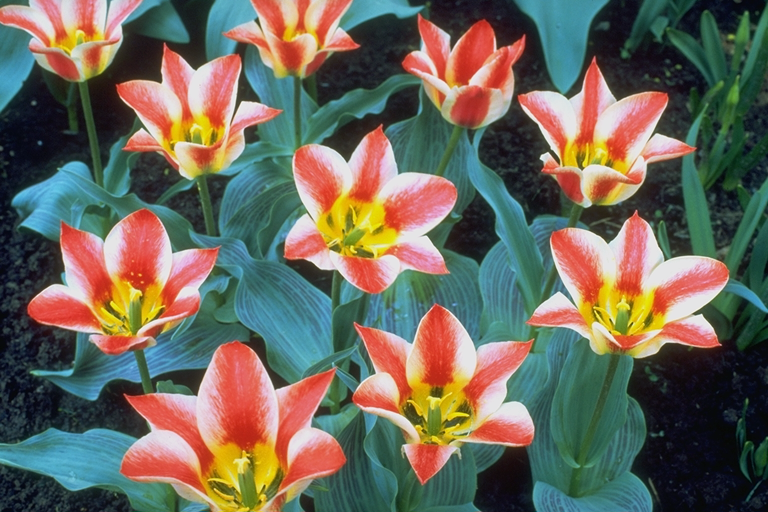
#> input picture lab1/figures/tulips.png, 768 x 512 px
$ jupyter execute --allow-errors Lab1_student_copy-24SP.ipynb
#> lines starting #> are read from the running program, lines starting #| are printed output that depends on the picture
ECE479 LAB 1: Python, NumPy and Data Analytics Basics
====================================

**Report Due: Feb 13, 11:59 PM**

In LAB 1, you will learn the basics of Python programming and the NumPy library by practicing basic image processing operations, including image cropping, Gaussian Filtering, and up/downsampling. In addition, you will have to implement two classical data analytics algorithms with Python and NumPy.

If you do not have Python programming experience before, you can use the below links for a quick tutorial.

Python tutorial: https://docs.python.org/3.9/tutorial/

Python: How to fetch internet resources using urllib:
https://docs.python.org/3/howto/urllib2.html

[cell 1]
import numpy as np
from math import comb
import math
sum = 0
for i in range(1,6):
    sum += comb(105,100+i) * 0.9 ** (100 + i) * 0.1 **(5-i)

1-sum

[cell 2]
e_v = math.e ** (-10.5)
sum = 0
for i in range(1,5):
    sum += e_v * 10.5 ** (i) / (math.factorial(i))

1-sum

## PART I: Python Basics: NumPy

NumPy is a foundational library in python that works with numbers and arrays. We will be using NumPy extensively to work with array computations in the following labs. Before we start, please check if you have successfully installed the Numpy package. NumPy [Tutorial][link_numpy_start] is available for your reference. (All blue words have hyperlinks embedded for your convenience.)

[link_numpy_start]: https://docs.scipy.org/doc/numpy/user/quickstart.html

To install dependencies for lab1, please use "pip install -r requirements.txt", or manually install all packages listed in the "requirement.txt" file.

Once you are ready, please complete the following tasks:
(NOTE: In the following tasks, you are **NOT** allowed to use explicit `for` loops. Each task should only require very few lines of code.)

  * **Step 1**: Generate a 2-D all-zero NumPy array **A**, with the size of 9 x 6 (row x column). Print the type and shape of **A**.
  Hint: `type(A)`returns the type of an object `A`.
  * **Step 2**: Create a block-I shape by replacing certain elements from 0 to 1 in array **A**.
  * **Step 3**: Generate a 2-D array **B** by filling zero-vector at the top and bottom of the array **A**.


  * **Step 4**: Generate a 2-D array **C**, with numbers 1, 2, 3, ..., 65, 66 filled in row by row, starting from the top-left corner of the array. The size of **C** is 11 x 6 (row x column, the same size as array **B**).
  * **Step 5**: Perform element-wise multiplication between **B** and **C** and store the result in array **D**.
  * **Step 6**: Take the non-zero elements in **D** and store into a new 1-D array **E**.
  * **Step 7**: Normalize the elements in **E** and store in **F** using equations:
    ```Python
        max, min = E.max(), E.min()

    val_normalized = (val_original - min) / (max - min)
  * **Step 8**: Reshape array F into a 2-D square matrix G. The size of G should be the square root of the number of elements in F, rounded down to the nearest integer.
  * **Step 9**: Calculate the dot product of matrix G with its transpose (i.e., G * G<sup>T</sup>) and store the result in a new matrix H.

[cell 3]
# step1： Uing np.zeros to construct all-zeros array
A = np.zeros((9,6))
print("Type of A:", type(A))
print("Shape of A:", A.shape)
print("2-D all-zero NumPy array A, with the size of 9 x 6 (row x column)")
print(A)

[cell 4]
#step2
A[0:2, 1:5] = 1
A[7:9, 1:5] = 1
A[2:7, 2:4] = 1
print("\nModified array with block-I shape:")
print(A)

[cell 5]
#step3
#use vstack function to join zeros
z1 = np.zeros(6)
# create array B by stacking at top and bottom of B
B = np.vstack((z1,A))
B = np.vstack((B,z1))
print("\nModified array B:")
print(B)

[cell 6]
#Step 4: Use arange funcion to generate number from 1 to 66 and use reshape function to change its shape.
C = np.arange(1,67).reshape(11,6)
print("Array C with numbers 1 to 66")
print(C)

[cell 7]
# step 5
D = B * C
print("Element wise production D:")
print(D)

[cell 8]
#Step 6: Use nonzero() function to get nonzero index.
# Then use index to get array E
nonzero_index = D.nonzero()
E = D[nonzero_index]
print("Array E with nonzero element from D")
print(E)

[cell 9]
#Step 7: Normalized the matrix in range of 0-1.
#get max and min value of E
max_v, min_v = E.max(), E.min()
F = (E-min_v)/(max_v - min_v)
print('Array F with normalized E')
print(F)

[cell 10]
#step 8
#calculate root size
root = int((F.shape[0]) ** 0.5)
#reshape the array
G = F[0:25].reshape(root,root)
print('Matrix G reshape from F')
print(G)

[cell 11]
#step 9 use no.dot to calculate product
H = np.dot(G, G.T)
print("Matrix G:")
print(G)

print("\nMatrix H (G * G^T):")
print(H)

## PART II: More Python: Image Processing

With the basic knowledge of NumPy, we will move on to play with some images in the form of NumPy arrays. You may find these two packages helpful in this part: [pillow][pillow_doc] and [matplotlib][matplotlib_doc]. Pillow is an image library for python. It is capable of handling many image-processing related tasks. Matplotlib is a commonly used package for plotting graphs and images in python. We should only be using some very basic functions of those two libraries in the following tasks.

**In your report, you should show the resulting images of each step.**

  * **Step 1**: Read the image from `'figures/tulips.png'`, and convert it into a NumPy array. Print the type and the shape of the array. Display the array (which has been converted from the image). You can use [Image.open(...)][Image_open_doc] function from the pillow package to read the image and use [imshow(...)][imshow_doc] from the matplotlib package to display the cropped image (refer to **Step 2**). Notice that each pixel is represented by an integer number ranging from 0 to 255 in the output of `Image.open(...)`, so you may need to normalize pixel values to range [0.0, 1.0] (floating points) to make sure all pixels' values are still within the valid range after we apply the filters in following steps. Be careful, the image has three channels, which represent Red, Green and Blue respectively.

[pillow_doc]:https://pillow.readthedocs.io/en/stable/
[matplotlib_doc]:https://matplotlib.org/index.html
[Image_open_doc]:https://pillow.readthedocs.io/en/stable/reference/Image.html
[imshow_doc]:https://matplotlib.org/3.3.3/api/_as_gen/matplotlib.pyplot.imshow.html

[cell 12]
### import the packages and functions here ###
### your code goes here ###
import numpy as np
from PIL import Image
import matplotlib.pyplot as plt
#read image and convert to np array
image = Image.open('figures/tulips.png')
#> image is the input picture: PIL image 768x512 RGB; mean R, G, B 109.5, 104, 91.1
image_array = np.array(image)

# normalize the array
image_normal_array = image_array / 255.0
# image_normal_array
#print(image_normal_array)
plt.title('Original image')
plt.imshow(image_normal_array)
print('type of array',type(image_array))
#| type of array <class 'numpy.ndarray'>
print('shape of array',image_array.shape)
#| shape of array (512, 768, 3)
plt.axis("off")
plt.show()

  * **Step 2**: Center-crop the image into dimension (200, 200, 3), meaning that you should crop the central portion of the image to the target height and width. For example:


[cell 13]
### import the packages and functions here ###
### your code goes here ###
height, width, channel= image_array.shape
# get the center location
center_x, center_y = width//2, height//2

# according to the shape of center crop picture, we choose from the original array.
image_newarray = image_normal_array[center_y - 100 : center_y + 100,center_x - 100:center_x+100]
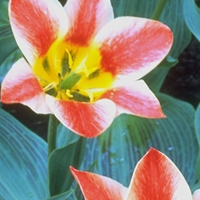
#> image_newarray: shape (200, 200, 3) float64; mean R, G, B 0.579, 0.523, 0.454

print('shape of new image',image_newarray.shape)
#| shape of new image (200, 200, 3)
plt.title('Center-Crop')
plt.axis('off')
plt.imshow(image_newarray)

  * **Step 3**: We will then apply filters to the processed image. In order to preserve the orginial dimensions (H, W, C) of the image after the filtering, we need to properly pad the image first. Similar to **PART I Step 3**, pad the image with zeros on all four edges. You can use [pad(...)][pad_doc] function from the numpy pacakge to do this.

[pad_doc]:https://numpy.org/doc/stable/reference/generated/numpy.pad.html

[cell 14]
#Step 3: np.pad() function can help to pad the array. We will have n arguments. (n is equal to the dimension of your picture).
#For every dimension you can choose to pad from top or tail. The default pad value is zero which will result in black pxiel on the graph.


def pad_image(array, pad_size):
#> called with pad_size = 5
    new_array = np.pad(array, ((pad_size, pad_size), (pad_size, pad_size), (0, 0)), mode='constant')
    return new_array

padnew_array = pad_image(image_newarray,5)
plt.axis('off')
plt.imshow(padnew_array)

height, width, _ = padnew_array.shape

  * **Step 4**: 2-D convolution is one of the very basic of operations of image processing. The 2-D convolution of a filter on an image is the operation of multiplying each pixel in the overlapping portion of the "sliding window" and then add these pixels together to make one output pixel. There is an excellent video explainning the basics [here][2d_conv_video]. You may read more [here][2d_conv].
    The pseudocode is shown below:
    ```
    for row in # of rows of output:
        for col in # of columns of output:
            for ch in # of channels of input/output:
                sum = 0
                for kh in # rows of filter:
                    for kw in # columns of filter:
                        sum += input[row+kh][col+kw][ch] * filter[kh][kw]
                output[row][col][ch] = sum
    ```

    It it important to note that this pseudocode is slightly different from what a convolution looks like in a Convolutional Neural Network (CNN). The difference comes from how we apply the filters. We will talk more about the convolutions in CNN later in the course.

    Now, use the following filters to process the original picture and display the results. **You should write your own 2-D convolution kernel code derived from the above pseudocode instead of using existing pre-written conv functions from any packages.**

    As a side note, the original image has three channels, and you should apply the filter to each of the three channels separately.

    1. Gaussian Blur
    ``` Python
gaussian_filter = np.asarray([
    [1,  4,  6,  4,  1],
    [4, 16, 24, 16,  4],
    [6, 24, 36, 24,  6],
    [4, 16, 24, 16,  4],
    [1,  4,  6,  4,  1]
], dtype=np.float32)
gaussian_blur = gaussian_filter/np.sum(gaussian_filter)
    ```
    2. Motion Blur
    ``` Python
motion_filter = np.asarray([
    [1, 0, 0, 0, 0, 0, 0],
    [0, 1, 0, 0, 0, 0, 0],
    [0, 0, 1, 0, 0, 0, 0],
    [0, 0, 0, 1, 0, 0, 0],
    [0, 0, 0, 0, 1, 0, 0],
    [0, 0, 0, 0, 0, 1, 0],
    [0, 0, 0, 0, 0, 0, 1],
], dtype=np.float32)
motion_blur = motion_filter/np.sum(motion_filter)
    ```
    3. Edge Detection
    ``` Python
edge_filter = np.asarray([
  [-1, -1, -1],
  [-1,  8, -1],
  [-1, -1, -1]
], dtype=np.float32)
    ```
[2d_conv_video]:https://www.youtube.com/watch?v=C_zFhWdM4ic
[2d_conv]:https://www.allaboutcircuits.com/technical-articles/two-dimensional-convolution-in-image-processing/

[cell 15]
# image_newarray = image_normal_array

[cell 16]
### import the packages and functions here ###
### your code goes here ###
### Part 1 Define a convolution function
import numpy as np
import matplotlib.pyplot as plt
from PIL import Image

def conv_2d(image, filter):

#initialize the shape of output image
    height, width, channel = image.shape
    filter_h, filter_w = filter.shape
    output_h = height - filter_h + 1
    output_w = width  - filter_w + 1
    output_image = np.zeros((output_h,output_w,channel))

#Iterate over row, column and channel
    for row in range(output_h):
        for col in range(output_w):
            for cha in range(channel):
                sum = 0
                #Iterate over row, column of filter
                for kh in range(filter_h):
                    for kw in range(filter_w):
                        sum += image[row+kh][col+kw][cha] * filter[kh][kw]
                output_image[row][col][cha] = sum
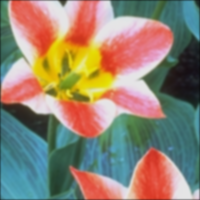
#> output_image: shape (200, 200, 3) float64; mean R, G, B 0.576, 0.519, 0.45


    return output_image

[cell 17]
### Part 2 Apply the Gaussian filter
gaussian_filter = np.asarray([
  [1,  4,  6,  4,  1],
  [4, 16, 24, 16,  4],
  [6, 24, 36, 24,  6],
  [4, 16, 24, 16,  4],
  [1,  4,  6,  4,  1],
], dtype=np.float32)
gaussian_blur = gaussian_filter/np.sum(gaussian_filter)
### import the packages and functions here ###
### your code goes here ###
pad_array = pad_image(image_newarray,2)
gau_array = conv_2d(pad_array, gaussian_blur)

plt.title('Gaussian Filter')
plt.axis('off')
plt.imshow(gau_array)
# gaussian_blur
gau_array.shape

The filter is 5*5,  we need to pad 2 at every dimension. I use pad_image function and conv_2d function I define above

[cell 18]
### Part 3 Apply the Motion Blur filter
motion_filter = np.asarray([
    [1, 0, 0, 0, 0, 0, 0],
    [0, 1, 0, 0, 0, 0, 0],
    [0, 0, 1, 0, 0, 0, 0],
    [0, 0, 0, 1, 0, 0, 0],
    [0, 0, 0, 0, 1, 0, 0],
    [0, 0, 0, 0, 0, 1, 0],
    [0, 0, 0, 0, 0, 0, 1],
], dtype=np.float32)
motion_blur = motion_filter/np.sum(motion_filter)
### import the packages and functions here ###
### your code goes here ###
pad_array = pad_image(image_newarray,3)
#> call 3 of pad_image, with pad_size = 3
#> in pad_image (call 3), `new_array = np.pad(array, ((pad_size, pad_size), (pad_size, pad_size),..`:
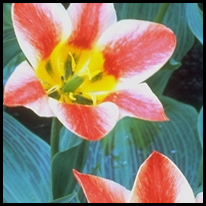
#> new_array: shape (206, 206, 3) float64; mean R, G, B 0.546, 0.493, 0.428
motion_array = conv_2d(pad_array, motion_blur)
#> after the loop in conv_2d (call 2), `for row in range(output_h):`:
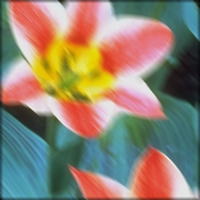
#> output_image: shape (200, 200, 3) float64; mean R, G, B 0.571, 0.514, 0.445
plt.title('Motion Blur Filter')
plt.axis('off')
plt.imshow(motion_array)

The filter is 7*7  we need to pad 3 at every dimension. I use pad_image function and conv_2d function I define above

[cell 19]
### Part 4 Apply the Edge Detection filter
edge_filter = np.asarray([
  [-1, -1, -1],
  [-1,  8, -1],
  [-1, -1, -1]
], dtype=np.float32)
### import the packages and functions here ###
### your code goes here ###

pad_array = pad_image(image_normal_array,1)
#> call 4 of pad_image, with pad_size = 1
#> in pad_image (call 4), `new_array = np.pad(array, ((pad_size, pad_size), (pad_size, pad_size),..`:
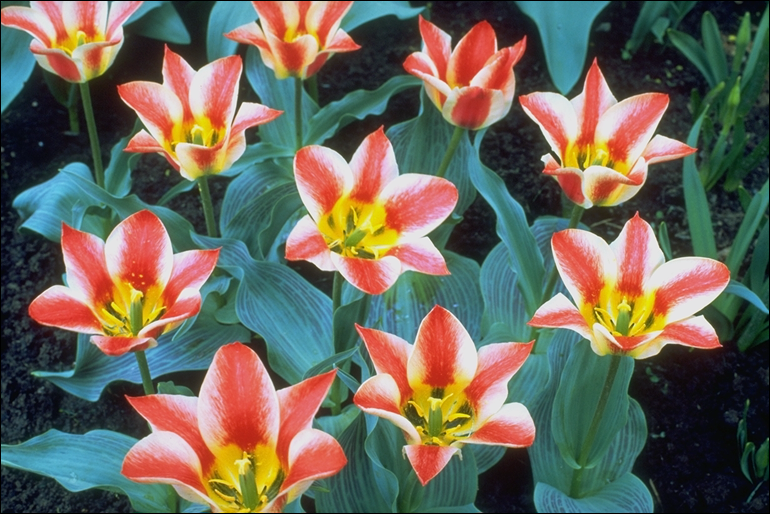
#> new_array: shape (514, 770, 3) float64; mean R, G, B 0.427, 0.405, 0.355
edge_array = conv_2d(pad_array, edge_filter)
#> after the loop in conv_2d (call 3), `for row in range(output_h):`:
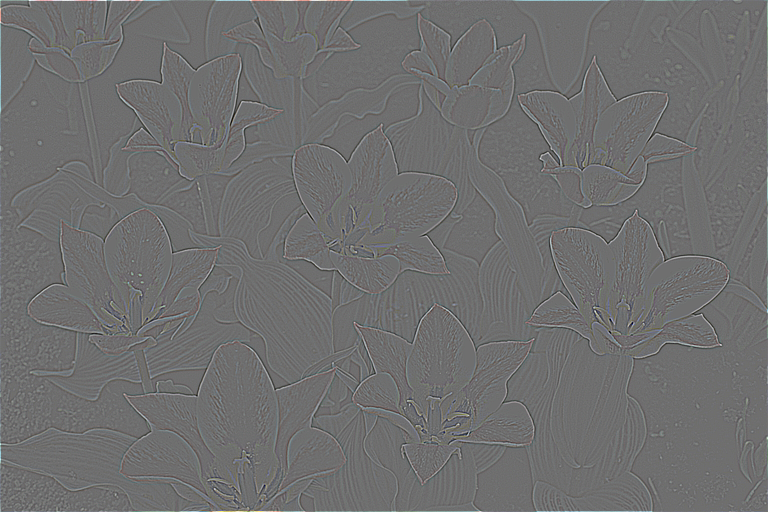
#> output_image: shape (512, 768, 3) float64; mean R, G, B 0.00428, 0.00587, 0.00578; drawn with min black and max white
# normalized the edge array
edge_normalized =np.clip(edge_array, 0, 1)
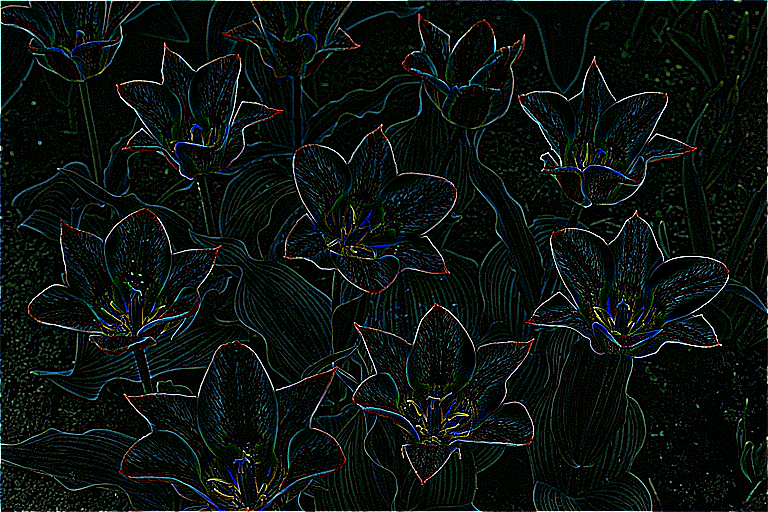
#> edge_normalized: shape (512, 768, 3) float64; mean R, G, B 0.0587, 0.0662, 0.0705
#print(edge_normalized)
# plot the image
plt.imshow(edge_normalized, cmap = 'gray')
plt.title('Edge Detection filter')
plt.axis('off')
plt.show()

The filter is 3*3,  we need to pad 1 at every dimension. I use pad_image function and conv_2d function I define above

 * **Step 5**: Now you should pick filter(s) to apply advanced image processing techniques to enhance specific features of an image. This technique is often used to enhance details and sharpen images.
    1. First, apply a blur to the original image $X$. Store this as Blurred Image.
    2. Subtract the Blurred Image from the original image to get a Detail Enhancement image ($\Delta = X - F(X)$).
    3. Add the Detail Enhancement image back to the original image to produce a Sharpened Image ($\Delta + X$).
    4. Display the Blurred Image, Detail Enhancement image, and the final Sharpened Image.

    By displaying each picture in the process (three images in total), you may observe the effect of sharpening.

I first use the blur array which derived by applying motion blur filter. Firstly, substract the Blurred Image from the original image to get a Detail Enhancement image. Besides, I use np.clip function to limited the value within 0 and 1. Finally, Add the Detail Enhancement image back to the original image to produce a Sharpened Imag

[cell 20]
### import the packages and functions here ###
### your code goes here ###
### Step 5: Image Sharpening
### choose motion blur filter
blur_array = motion_array
#use clop function to normalzie the value between (0,1)

#First, apply a blur to the original image. Store this as Blurred Image.

#Subtract the Blurred Image from the original image to get a Detail Enhancement image
delta_array = np.clip(image_newarray - blur_array,0,1)
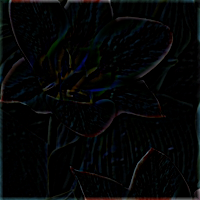
#> delta_array: shape (200, 200, 3) float64; mean R, G, B 0.0199, 0.0242, 0.0261

#Add the Detail Enhancement image back to the original image to produce a Sharpened Imag
sharpen_array = np.clip(image_newarray + delta_array,0,1)
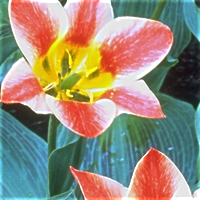
#> sharpen_array: shape (200, 200, 3) float64; mean R, G, B 0.595, 0.546, 0.478

plt.figure(figsize = (16,16))
plt.subplot(131)
plt.imshow(blur_array)
plt.title('Blur Image')
plt.axis('off')
plt.subplot(132)
plt.imshow(delta_array)
plt.title('Detail Enhancement Image')
plt.axis('off')
plt.subplot(133)
plt.imshow(sharpen_array)
plt.title('Sharpen Image')
plt.axis('off')
plt.show()

 * **Step 6**: Also, we often need to downscale an image. We will use a basic algorithm to accomplish this: Gaussian pyramid. You can read about this technique [here][pyramid]. In this step, you will downsample the given image twice, each with a factor of two. In other words, you will first shrink the image to half of the size (2X smaller), then shrink it again by 2X. As a result, you will have an image that is one-fourth of its original size (4X smaller). We will try two approaches and see the difference.
    1. Naive downsampling: you simply pick the 2nd, 4th, 6th, ..., nth pixels (every two pixels) by skipping one pixel each time. The resulting image should have one half of the size of the original. You repeat this process to obtain the 1/4 size image.
    2. Gaussian pyramid: You apply the Gaussian filter to the image first, like what you have done in the previous step. After that, you downsample on the filtered image. Again, you pick the 2nd, 4th, 6th, ..., nth pixels by skipping one pixel each time when you downsample. Then, you repeat this process of "filter and downsample" to obtain the 1/4 size image. The Gaussian filter removes the high-frequency components from the image before downsampling, thus avoiding the aliasing problem as you will notice in the results.

    By displaying each picture in the process (two downsampled images per approach, four images in total), you may observe some difference in the results of the two techniques.
[pyramid]:https://en.wikipedia.org/wiki/Pyramid_(image_processing)#:~:text=pyramid%20generation%20steps.-,Gaussian%20pyramid,lower%20level%20of%20the%20pyramid.

[cell 21]
### import the packages and functions here ###
### your code goes here ###
### Part 1 Naive downsampling
down_sample1 = image_newarray[::2,::2,:]   #skipping one pixel each time
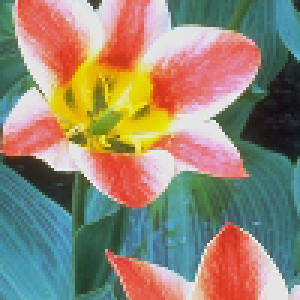
#> down_sample1: shape (100, 100, 3) float64 (shown 3 times larger); mean R, G, B 0.577, 0.524, 0.452
down_sample2 = down_sample1[::2,::2,:]

plt.figure(figsize=(30,30))
plt.subplot(131)
plt.imshow(image_newarray)
plt.axis('off')

plt.subplot(132)
plt.imshow(down_sample1)
plt.axis('off')

plt.subplot(133)
plt.imshow(down_sample2)
plt.axis('off')

plt.show()
#> (the rest of the program and of its run is left out)
